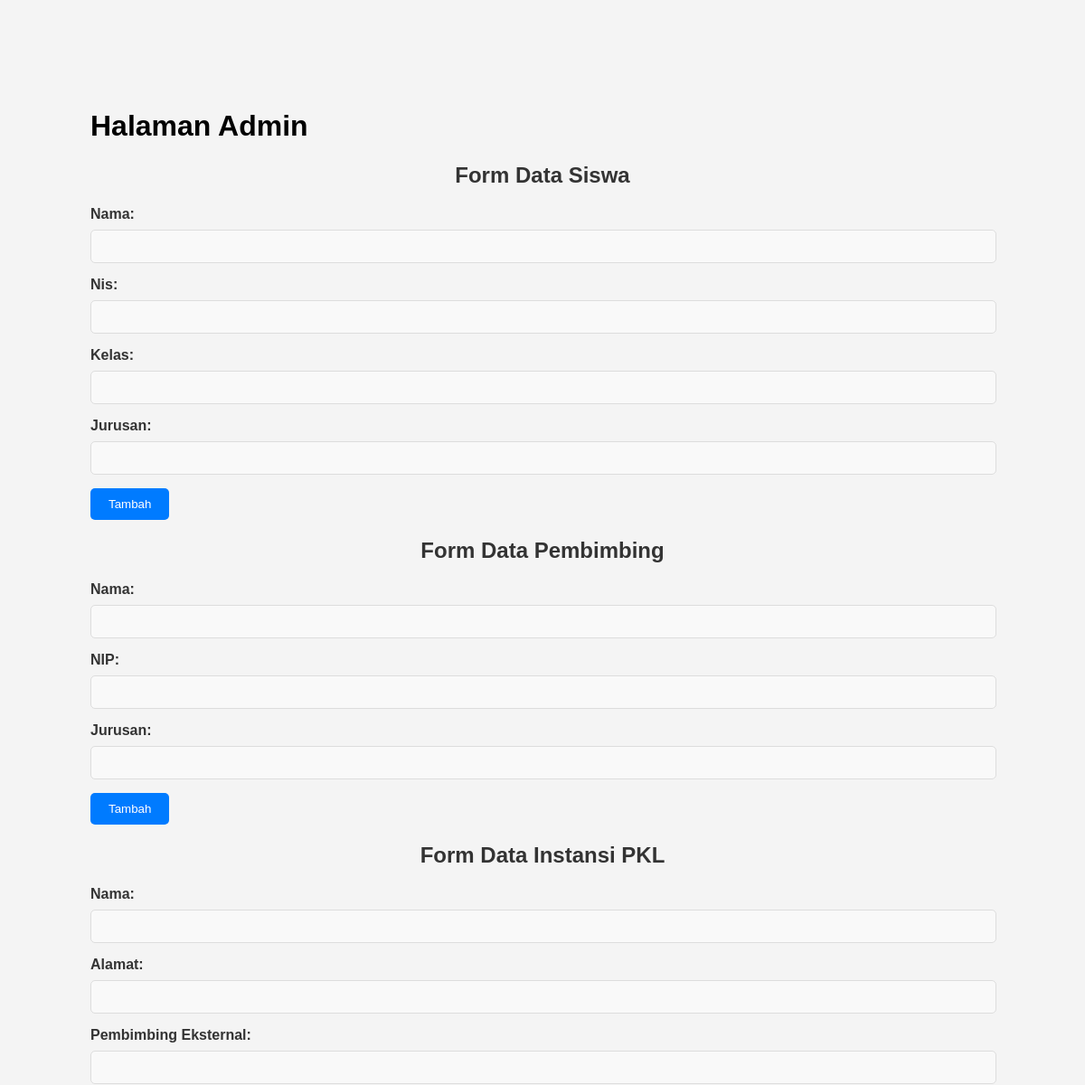
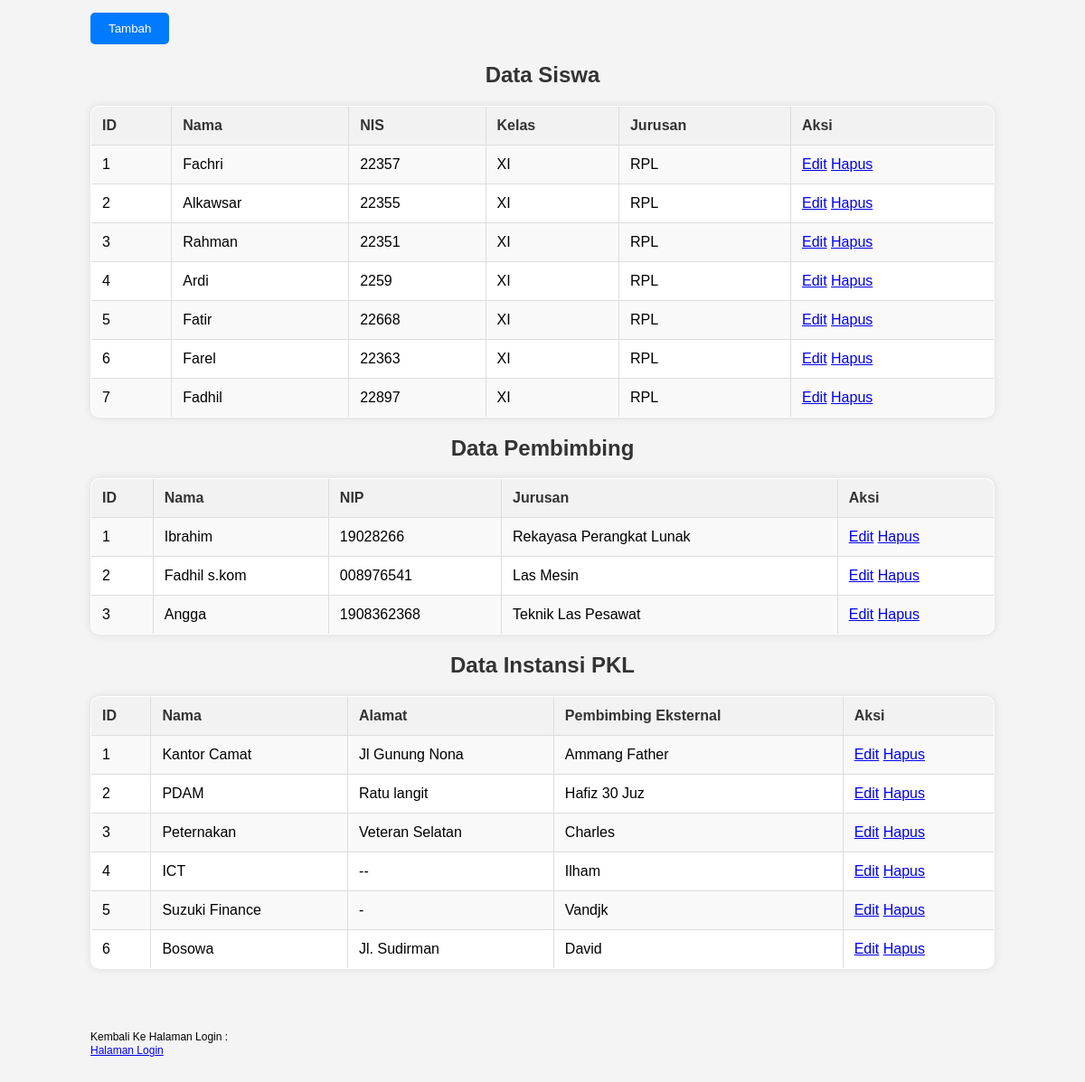
The app's page /tabel_admin/tabel_admin.php with its own data (2 pictures, top to bottom).
### tables this page shows
CREATE TABLE `siswa` (
  `id_siswa` int(11) NOT NULL,
  `nama` varchar(100) NOT NULL,
  `nis` varchar(50) NOT NULL,
  `kelas` varchar(50) NOT NULL,
  `jurusan` varchar(50) NOT NULL
);

CREATE TABLE `pembimbing` (
  `id_pembimbing` int(11) NOT NULL,
  `nama` varchar(100) NOT NULL,
  `nip` varchar(50) NOT NULL,
  `jurusan` varchar(50) NOT NULL
);

CREATE TABLE `instansi_pkl` (
  `id_instansi` int(11) NOT NULL,
  `nama` varchar(100) NOT NULL,
  `alamat` text NOT NULL,
  `pembimbing_eksternal` varchar(100) NOT NULL
);

### tabel_admin/tabel_admin.php (the view, shortened to what this page needs)
<?php
include "koneksi.php";
?>
<!DOCTYPE html>
<html>
<head>
    <link rel="stylesheet" href="tabel_admin.css">
</head>
<body>
<h1>Halaman Admin</h1>
<h2>Form Data Siswa</h2>
<form method="POST" action="tambah.php">
    <label>Nama:</label>
    <input type="text" name="nama" required><br>
    <label>Nis:</label>
    <input type="text" name="nis" required><br>
    <label>Kelas:</label>
    <input type="text" name="kelas" required><br>
    <label>Jurusan:</label>
    <input type="text" name="jurusan" required><br>
    <input type="submit" value="Tambah">
</form>
<h2>Form Data Pembimbing</h2>
<form method="POST" action="tambah.php">
    <label>Nama:</label>
    <input type="text" name="nama" required><br>
    <label>NIP:</label>
    <input type="text" name="nip" required><br>
    <label>Jurusan:</label>
    <input type="text" name="jurusan" required><br>
    <input type="submit" value="Tambah">
</form>
<h2>Form Data Instansi PKL</h2>
<form method="POST" action="tambah.php">
    <label>Nama:</label>
    <input type="text" name="nama" required><br>
    <label>Alamat:</label>
    <input type="text" name="alamat" required><br>
    <label>Pembimbing Eksternal:</label>
    <input type="text" name="pembimbing_eksternal" required><br>
    <input type="submit" value="Tambah">
</form>
<h2>Data Siswa</h2>
<table border="1">
    <tr>
        <th>ID</th>
        <th>Nama</th>
        <th>NIS</th>
        <th>Kelas</th>
        <th>Jurusan</th>
        <th>Aksi</th>
    </tr>
    <?php
    $result = $conn->query("SELECT * FROM siswa");
    $i = 1;
    while ($row = $result->fetch_assoc()) {
        echo "<tr>
            <td>{$i}</td>
            <td>{$row['nama']}</td>
            <td>{$row['nis']}</td>
            <td>{$row['kelas']}</td>
            <td>{$row['jurusan']}</td>
            <td>
                <a href='?edit=true&type=siswa&id={$row['id_siswa']}'>Edit</a>
                <a href='?delete=true&type=siswa&id={$row['id_siswa']}'>Hapus</a>
            </td>
        </tr>";
        $i++;
    }
    ?>
</table>
<h2>Data Pembimbing</h2>
<table border="1">
    <tr>
        <th>ID</th>
        <th>Nama</th>
        <th>NIP</th>
        <th>Jurusan</th>
        <th>Aksi</th>
    </tr>
    <?php
    $ff = 1;
    $result = $conn->query("SELECT * FROM pembimbing");
    while ($row = $result->fetch_assoc()) {
        echo "<tr>
            <td>{$ff}</td>
            <td>{$row['nama']}</td>
            <td>{$row['nip']}</td>
            <td>{$row['jurusan']}</td>
            <td>
                <a href='?edit=true&type=pembimbing&id={$row['id_pembimbing']}'>Edit</a>
                <a href='?delete=true&type=pembimbing&id={$row['id_pembimbing']}'>Hapus</a>
            </td>
        </tr>";
        $ff++;
    }
    ?>
</table>
<h2>Data Instansi PKL</h2>
<table border="1">
    <tr>
        <th>ID</th>
        <th>Nama</th>
        <th>Alamat</th>
        <th>Pembimbing Eksternal</th>
        <th>Aksi</th>
    </tr>
    <?php
    $u = 1;
    $result = $conn->query("SELECT * FROM instansi_pkl");
    while ($row = $result->fetch_assoc()) {
        echo "<tr>
            <td>{$u}</td>
            <td>{$row['nama']}</td>
            <td>{$row['alamat']}</td>
            <td>{$row['pembimbing_eksternal']}</td>
            <td>
                <a href='?edit=true&type=instansi_pkl&id={$row['id_instansi']}'>Edit</a>
                <a href='?delete=true&type=instansi_pkl&id={$row['id_instansi']}'>Hapus</a>
            </td>
        </tr>";
        $u++;
    }
    ?>
</table>
            <br><br>
            <div class="link">
                <p class="pp">Kembali Ke Halaman Login :</p>
                <a href="../2)halaman_login/halaman_login.php">Halaman Login</a>
            </div>
</body>
</html>

### tabel_admin/tabel_admin.css (style rules this page uses)
body { font-family: Arial, sans-serif; margin: 0; padding: 100px; box-sizing: border-box; background-color: #f4f4f4; }
h2 { color: #333; text-align: center; margin-top: 20px; }
form { margin-bottom: 20px; }
form label { display: block; margin-bottom: 8px; font-weight: bold; color: #333; }
form input[type="text"], form input[type="email"], form input[type="password"] { width: calc(100% - 20px); padding: 10px; margin-bottom: 15px; border: 1px solid #ddd; border-radius: 5px; background-color: #f9f9f9; color: #333; transition: border-color 0.3s; }
form input[type="submit"] { padding: 10px 20px; background-color: #007bff; color: #fff; border: none; border-radius: 5px; cursor: pointer; transition: background-color 0.3s; }
table { width: 100%; border-collapse: collapse; margin-bottom: 20px; background-color: #fff; border-radius: 10px; box-shadow: 0 0 10px rgba(0, 0, 0, 0.1); overflow: hidden; }
table th, table td { padding: 12px; border: 1px solid #ddd; text-align: left; }
table th { background-color: #f2f2f2; color: #333; }
table tr:nth-child(even) { background-color: #f9f9f9; }
.link { font-size:12px; font-family:arial; }
.pp { margin-bottom:1px; }

### records on screen
siswa: nama "Fachri", nis "22357", kelas "XI", jurusan "RPL"
siswa: nama "Alkawsar", nis "22355", kelas "XI", jurusan "RPL"
siswa: nama "Rahman", nis "22351", kelas "XI", jurusan "RPL"
siswa: nama "Ardi", nis "2259", kelas "XI", jurusan "RPL"
siswa: nama "Fatir", nis "22668", kelas "XI", jurusan "RPL"
siswa: nama "Farel", nis "22363", kelas "XI", jurusan "RPL"
siswa: nama "Fadhil", nis "22897", kelas "XI", jurusan "RPL"
pembimbing: nama "Ibrahim", nip "19028266", jurusan "Rekayasa Perangkat Lunak"
pembimbing: nama "Fadhil s.kom", nip "008976541", jurusan "Las Mesin"
pembimbing: nama "Angga", nip "1908362368", jurusan "Teknik Las Pesawat"
instansi_pkl: nama "Kantor Camat", alamat "Jl Gunung Nona", pembimbing_eksternal "Ammang Father"
instansi_pkl: nama "PDAM", alamat "Ratu langit", pembimbing_eksternal "Hafiz 30 Juz"
instansi_pkl: nama "Peternakan", alamat "Veteran Selatan", pembimbing_eksternal "Charles"
instansi_pkl: nama "ICT", alamat "--", pembimbing_eksternal "Ilham"
instansi_pkl: nama "Suzuki Finance", alamat "-", pembimbing_eksternal "Vandjk"
instansi_pkl: nama "Bosowa", alamat "Jl. Sudirman", pembimbing_eksternal "David"
